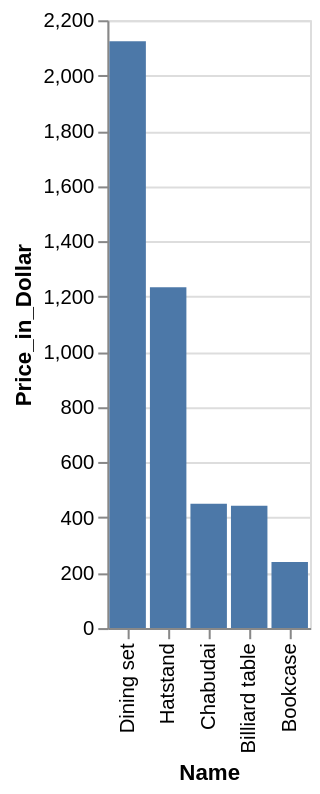

Source (Vega-Lite JSON):
### Vega-Lite specification from a JSON file in a GitHub repository (floating-point values rounded to 4 significant figures)
{"data": {"values": [{"x_data": "Dining set", "y_data": 2124}, {"x_data": "Hatstand", "y_data": 1234}, {"x_data": "Chabudai", "y_data": 450}, {"x_data": "Billiard table", "y_data": 443}, {"x_data": "Bookcase", "y_data": 239}]}, "mark": "bar", "encoding": {"x": {"field": "x_data", "type": "nominal", "title": "Name", "sort": {"op": "sum", "field": "y_data", "order": "descending"}}, "y": {"field": "y_data", "type": "quantitative", "title": "Price_in_Dollar"}}}
